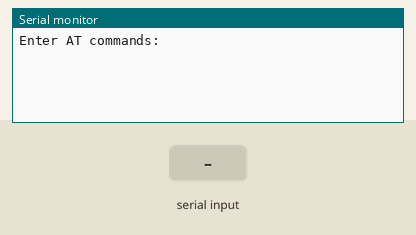
The sketch below on a simulated Arduino Mega 2560, built with avr-gcc and run on an emulated ATmega2560. Shown: the last lines printed to the serial monitor. The inputs (shaded band) are chosen by the test bench.

Above: at 1.2 s.
1.3 s: "1" received over the second serial link
At 2.5 s:
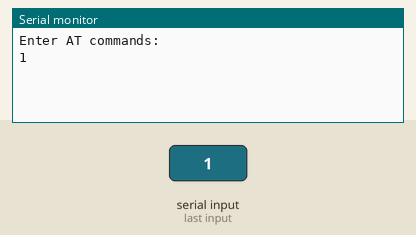
2.8 s: "0" received over the second serial link
At 3.8 s:
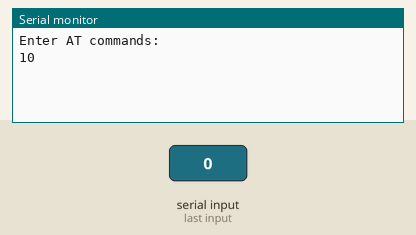

Measured:
- after the input at 1.3 s, the serial monitor: prints a new line at once (image 1)
- after the input at 2.8 s, the serial monitor: prints a new line at once (image 2)

The sketch:

bluetooth.ino.ino
```cpp
#include <SoftwareSerial.h>

//const int txPin = 5;
//const int rxPin = 6;

//SoftwareSerial BTSerial(rxPin, txPin); // RX, TX

void setup() {
  Serial.begin(115200);
  Serial.println("Enter AT commands:");
  Serial1.begin(115200);
}

void loop() {
  if (Serial1.available())
  {
    Serial.write(Serial1.read());
  }
  if (Serial.available())
    Serial1.write(Serial.read());
}
```
